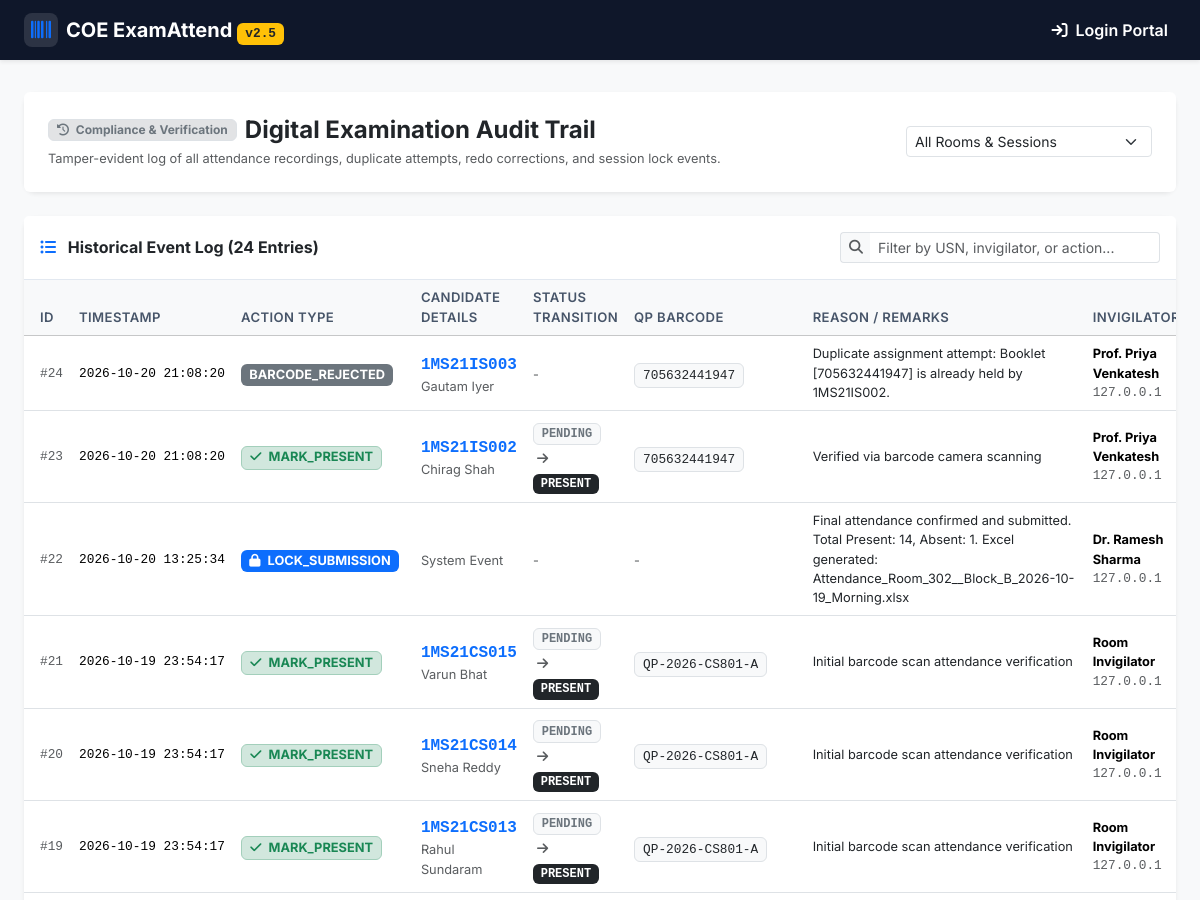
The page /audit (upper part) on the database as committed earlier.
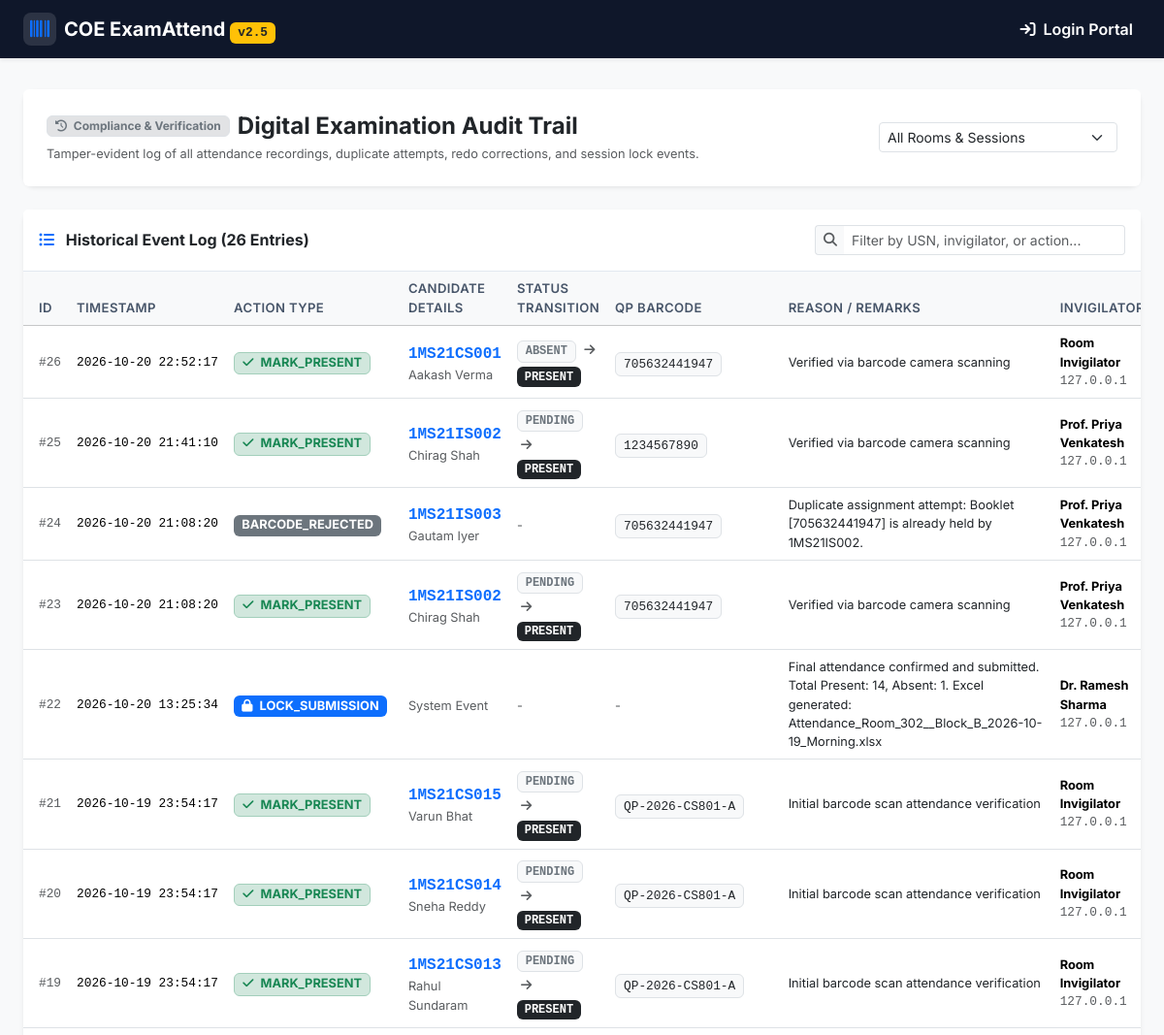
The same page on the database as committed later.
### tables this page shows
CREATE TABLE audit_trail (
        id INTEGER PRIMARY KEY AUTOINCREMENT,
        session_id INTEGER NOT NULL,
        usn TEXT,
        student_name TEXT,
        action_type TEXT NOT NULL, -- 'MARK_PRESENT', 'MARK_ABSENT', 'REDO_CORRECTION', 'LOCK_SUBMISSION', 'UNLOCK_OVERRIDE'
        old_status TEXT,
        new_status TEXT,
        qp_barcode TEXT,
        reason TEXT,
        invigilator_id TEXT NOT NULL,
        invigilator_name TEXT,
        timestamp TEXT NOT NULL,
        client_ip TEXT
    , user_id INTEGER);

### app.py (the view)
@app.route('/audit')
def audit_view():
    session_id = request.args.get('session_id', type=int)
    conn = get_db()
    cursor = conn.cursor()
    cursor.execute('SELECT id, course_code, room_number FROM exam_sessions ORDER BY id ASC')
    sessions = [dict(row) for row in cursor.fetchall()]
    query = '''
        SELECT a.*, s.course_code, s.room_number
        FROM audit_trail a
        LEFT JOIN exam_sessions s ON a.session_id = s.id
    '''
    params = []
    if session_id:
        query += ' WHERE a.session_id = ?'
        params.append(session_id)
    query += ' ORDER BY a.id DESC LIMIT 300'
    cursor.execute(query, params)
    logs = [dict(row) for row in cursor.fetchall()]
    conn.close()
    return render_template('audit.html', logs=logs, sessions=sessions, current_session_id=session_id)

### app.py (called while the page is built)
@app.context_processor
def inject_globals():
    return {
        'get_ist_now': get_ist_now
    }

### database.py (called while the page is built)
def get_db(db_path=None):
    path = db_path or DB_PATH
    conn = sqlite3.connect(path, timeout=30.0)
    try:
        conn.execute("PRAGMA journal_mode=WAL;")
    except Exception:
        pass
    conn.execute("PRAGMA busy_timeout=15000;")
    conn.execute("PRAGMA foreign_keys=ON;")
    conn.row_factory = sqlite3.Row
    return conn

### templates/audit.html (shortened to what the changed rows need)
{% extends 'base.html' %}
{% block content %}
<div class="container-fluid px-4">
    <div class="card border-0 shadow-sm">
        <div class="card-header bg-white py-3 d-flex align-items-center justify-content-between">
            <h6 class="fw-bold mb-0 text-dark">
                <i class="fa-solid fa-list-ul text-primary me-2"></i> Historical Event Log ({{ logs|length }} Entries)
            </h6>
            <div class="input-group input-group-sm" style="max-width: 320px;">
                <span class="input-group-text bg-light border-end-0"><i class="fa-solid fa-magnifying-glass text-muted"></i></span>
                <input type="text" id="auditSearch" class="form-control border-start-0" placeholder="Filter by USN, invigilator, or action..." onkeyup="filterAuditTable()">
            </div>
        </div>
        <div class="card-body p-0">
            <div class="table-responsive">
                <table class="table table-hover align-middle mb-0" id="auditTable">
                    <thead class="table-light">
                        <tr>
                            <th class="ps-3">ID</th>
                            <th>Timestamp</th>
                            <th>Action Type</th>
                            <th>Candidate Details</th>
                            <th>Status Transition</th>
                            <th>QP Barcode</th>
                            <th>Reason / Remarks</th>
                            <th>Invigilator</th>
                        </tr>
                    </thead>
                    <tbody>
                        {% if logs %}
                            {% for log in logs %}
                            <tr class="audit-row">
                                <td class="ps-3 text-muted font-monospace fs-7">#{{ log.id }}</td>
                                <td class="text-nowrap fs-7 font-monospace">{{ log.timestamp }}</td>
                                <td>
                                    {% if log.action_type == 'MARK_PRESENT' %}
                                        <span class="badge bg-success-subtle text-success border border-success-subtle fs-7">
                                            <i class="fa-solid fa-check me-1"></i> MARK_PRESENT
                                        </span>
                                    {% elif log.action_type == 'MARK_ABSENT' %}
                                        <span class="badge bg-danger-subtle text-danger border border-danger-subtle fs-7">
                                            <i class="fa-solid fa-xmark me-1"></i> MARK_ABSENT
                                        </span>
                                    {% elif log.action_type == 'REDO_CORRECTION' %}
                                        <span class="badge bg-warning-subtle text-dark border border-warning fs-7 fw-bold">
                                            <i class="fa-solid fa-rotate-left me-1"></i> REDO_CORRECTION
                                        </span>
                                    {% elif log.action_type == 'LOCK_SUBMISSION' %}
                                        <span class="badge bg-primary text-white fs-7">
                                            <i class="fa-solid fa-lock me-1"></i> LOCK_SUBMISSION
                                        </span>
                                    {% elif log.action_type == 'UNLOCK_OVERRIDE' %}
                                        <span class="badge bg-danger text-white fs-7">
                                            <i class="fa-solid fa-key me-1"></i> UNLOCK_OVERRIDE
                                        </span>
                                    {% else %}
                                        <span class="badge bg-secondary fs-7">{{ log.action_type }}</span>
                                    {% endif %}
                                </td>
                                <td>
                                    {% if log.usn %}
                                        <strong class="font-monospace text-primary">{{ log.usn }}</strong>
                                        <div class="text-muted fs-7">{{ log.student_name or '-' }}</div>
                                    {% else %}
                                        <span class="text-muted fs-7">System Event</span>
                                    {% endif %}
                                </td>
                                <td>
                                    {% if log.old_status and log.new_status %}
                                        <span class="badge bg-light text-secondary border font-monospace">{{ log.old_status }}</span>
                                        <i class="fa-solid fa-arrow-right text-muted mx-1 fs-7"></i>
                                        <span class="badge bg-dark font-monospace">{{ log.new_status }}</span>
                                    {% else %}
                                        <span class="text-muted fs-7">-</span>
                                    {% endif %}
                                </td>
                                <td>
                                    {% if log.qp_barcode %}
                                        <code class="bg-light px-2 py-1 rounded text-dark font-monospace fs-7 border">{{ log.qp_barcode }}</code>
                                    {% else %}
                                        <span class="text-muted fs-7">-</span>
                                    {% endif %}
                                </td>
                                <td class="fs-7 text-dark" style="max-width: 280px;">
                                    {{ log.reason or '-' }}
                                </td>
                                <td class="fs-7">
                                    <strong>{{ log.invigilator_name or log.invigilator_id }}</strong>
                                    <div class="text-muted fs-7 font-monospace">{{ log.client_ip or '127.0.0.1' }}</div>
                                </td>
                            </tr>
                            {% endfor %}
                        {% endif %}
                    </tbody>
                </table>
            </div>
        </div>
    </div>
</div>
{% endblock %}

Rows that differ between the two databases and show on the page:
added audit_trail: id "26", timestamp "2026-10-20 22:52:17", action_type "MARK_PRESENT" (drawn), usn "1MS21CS001", student_name "Aakash Verma", old_status "ABSENT", new_status "PRESENT", qp_barcode "705632441947", reason "Verified via barcode camera scanning", invigilator_name "Room Invigilator", client_ip "127.0.0.1"
added audit_trail: id "25", timestamp "2026-10-20 21:41:10", action_type "MARK_PRESENT" (drawn), usn "1MS21IS002", student_name "Chirag Shah", old_status "PENDING", new_status "PRESENT", qp_barcode "1234567890", reason "Verified via barcode camera scanning", invigilator_name "Prof. Priya Venkatesh", client_ip "127.0.0.1"
Other text that changed with them:
{{ logs|length }}: "24" → "26"
